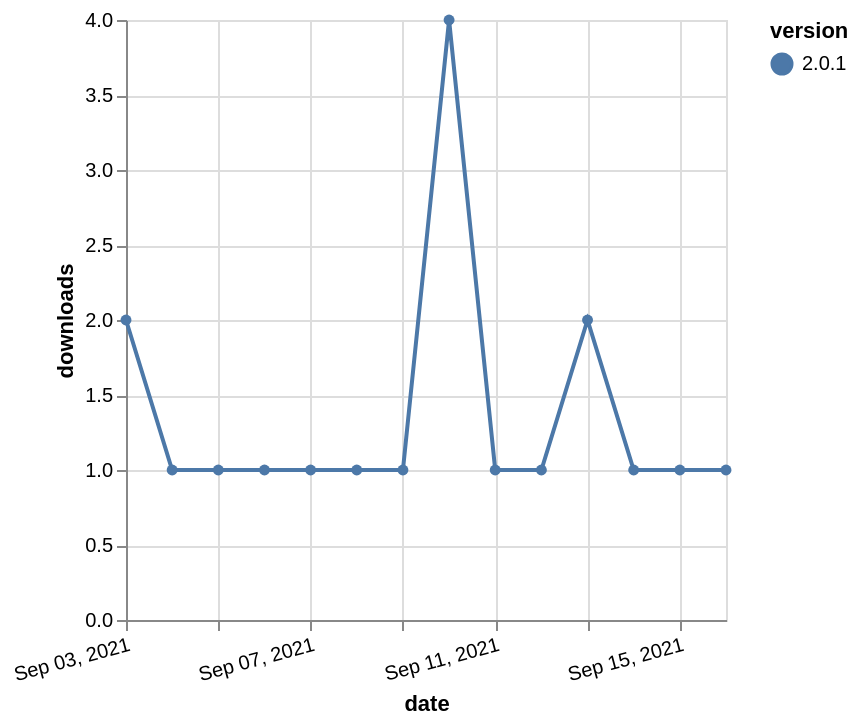

Write the Vega-Lite specification saved for this chart.
### Vega-Lite specification from a JSON file in a GitHub repository (floating-point values rounded to 4 significant figures)
{"$schema": "https://vega.github.io/schema/vega-lite/v5.json", "description": "A simple bar chart with embedded data.", "data": {"values": [{"date": "2021-09-03", "total": 72, "delta": 2, "version": "2.0.1"}, {"date": "2021-09-04", "total": 73, "delta": 1, "version": "2.0.1"}, {"date": "2021-09-05", "total": 74, "delta": 1, "version": "2.0.1"}, {"date": "2021-09-06", "total": 75, "delta": 1, "version": "2.0.1"}, {"date": "2021-09-07", "total": 76, "delta": 1, "version": "2.0.1"}, {"date": "2021-09-08", "total": 77, "delta": 1, "version": "2.0.1"}, {"date": "2021-09-09", "total": 78, "delta": 1, "version": "2.0.1"}, {"date": "2021-09-10", "total": 82, "delta": 4, "version": "2.0.1"}, {"date": "2021-09-11", "total": 83, "delta": 1, "version": "2.0.1"}, {"date": "2021-09-12", "total": 84, "delta": 1, "version": "2.0.1"}, {"date": "2021-09-13", "total": 86, "delta": 2, "version": "2.0.1"}, {"date": "2021-09-14", "total": 87, "delta": 1, "version": "2.0.1"}, {"date": "2021-09-15", "total": 88, "delta": 1, "version": "2.0.1"}, {"date": "2021-09-16", "total": 89, "delta": 1, "version": "2.0.1"}]}, "width": "container", "mark": {"type": "line", "point": {"filled": true}}, "encoding": {"x": {"field": "date", "type": "temporal", "timeUnit": "yearmonthdate", "title": "date", "axis": {"labelAngle": -15}}, "y": {"field": "delta", "type": "quantitative", "title": "downloads"}, "color": {"field": "version", "type": "nominal"}, "tooltip": {"field": "delta"}}}
